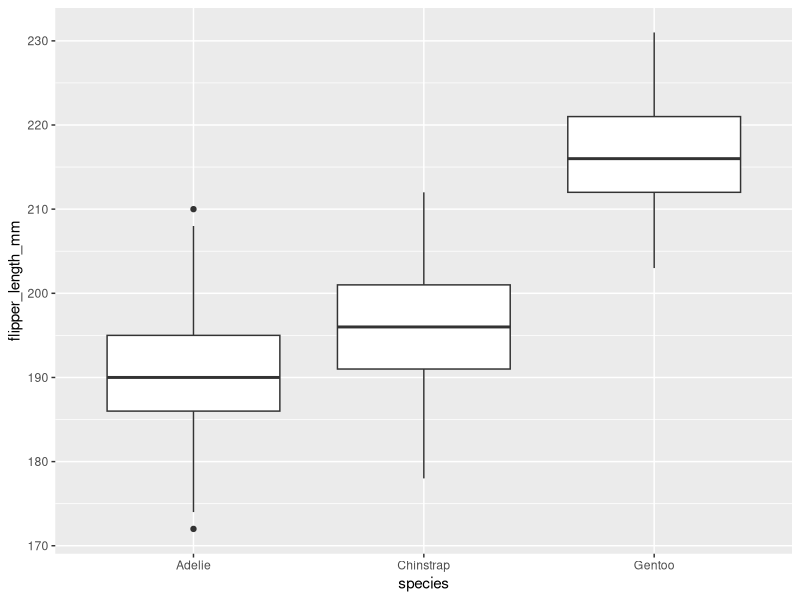
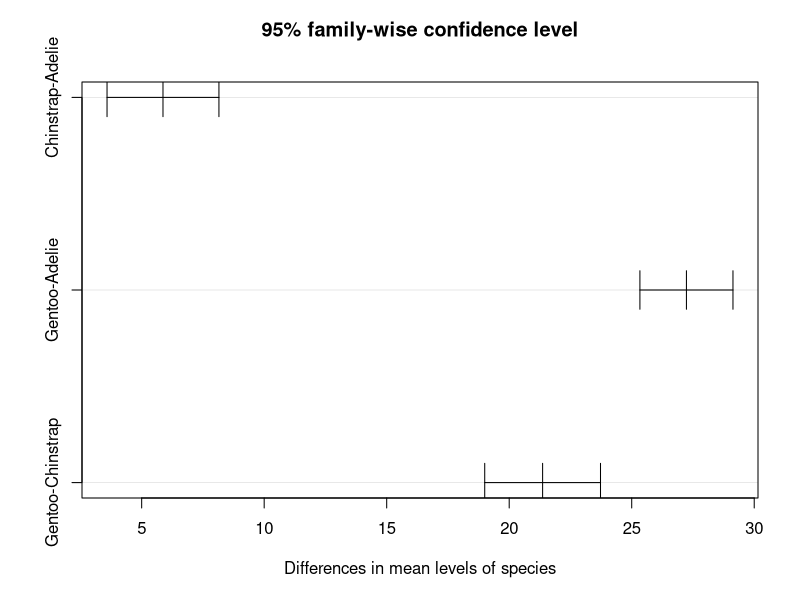
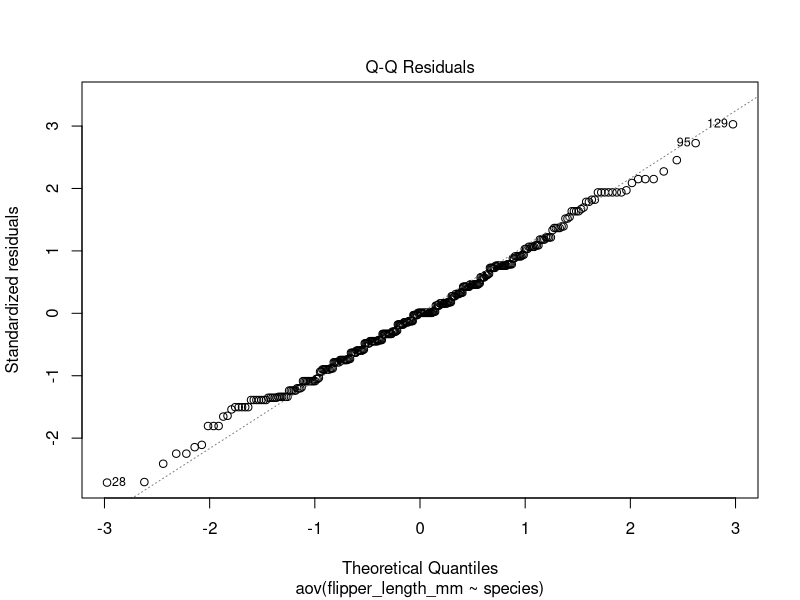
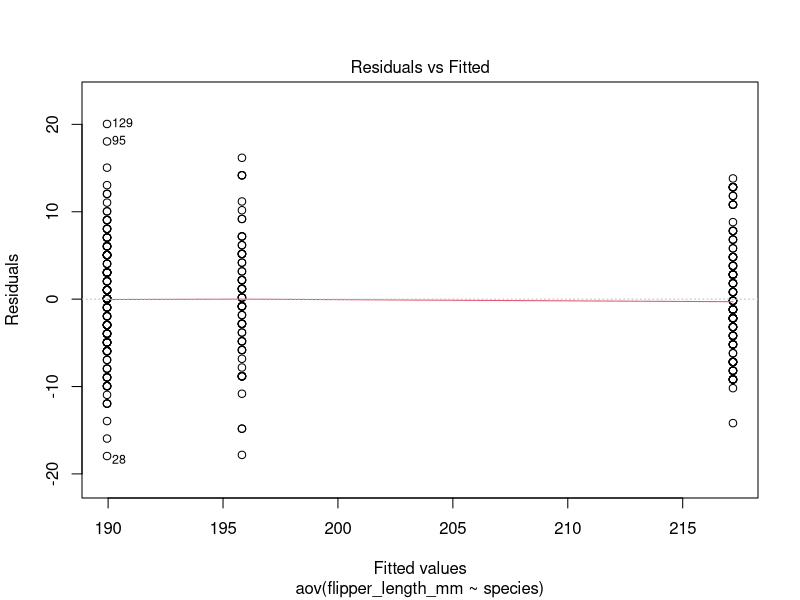

The R source for these figures, in order:
## ---- chunk 1
knitr::opts_chunk$set(echo = TRUE)

# Delete old data
rm(list=ls())

# Load packages, install nycflights13, rstatix, corrplot if you need to.
library(here)
library(tidyverse)
library(palmerpenguins)
library(rstatix)
## ---- chunk 2
penguins <- as.data.frame(palmerpenguins::penguins)
str(penguins)
## ---- chunk 3
summary(penguins)
## ---- chunk 4
# Clean data-- keep only variables we care about for this test.
penguins2 <- dplyr::select(penguins,
                          species, flipper_length_mm)

# Check for and remove missing values
summary(penguins2)

penguins2 <- penguins2 %>% 
  drop_na()

# Qualitatively check for outliers
ggplot(data=penguins2, aes(x=species, y=flipper_length_mm))+
  geom_boxplot()
# Boxplot indicates many outliers

# Quantitatively check for outliers
outlier.check <- penguins2 %>% 
  group_by(species) %>%
  identify_outliers(flipper_length_mm)
nrow(outlier.check[outlier.check$is.extreme==TRUE,])
# Though we have two outliers in the Adélie penguin group, they are not extreme.
# We will keep them.

## ---- chunk 5
# Run ANOVA
res_aov <- aov(flipper_length_mm ~ species,
  data = penguins2
)

# View results
summary(res_aov)

## ---- chunk 6
# Run Tukey's post-hoc test to determine which species are different
TukeyHSD(res_aov, conf.level = 0.95)

# Plot pairwise comparisons
plot(TukeyHSD(res_aov))
## ---- chunk 7
# Plot model residuals in a QQ plot
plot(res_aov, 2)

# Quantitative tests of normality
shapiro.test(res_aov$residuals)
## ---- chunk 8
# Plot distribution of residuals
plot(res_aov, 1)

# Quantitative determination of equality of variance
# The null hypothesis is that all groups have equal variance. The alternative hypothesis is that at least one group has significantly different variance. We'll use a confidence level of 95%.
levene_test(flipper_length_mm ~ species, data=penguins2)
